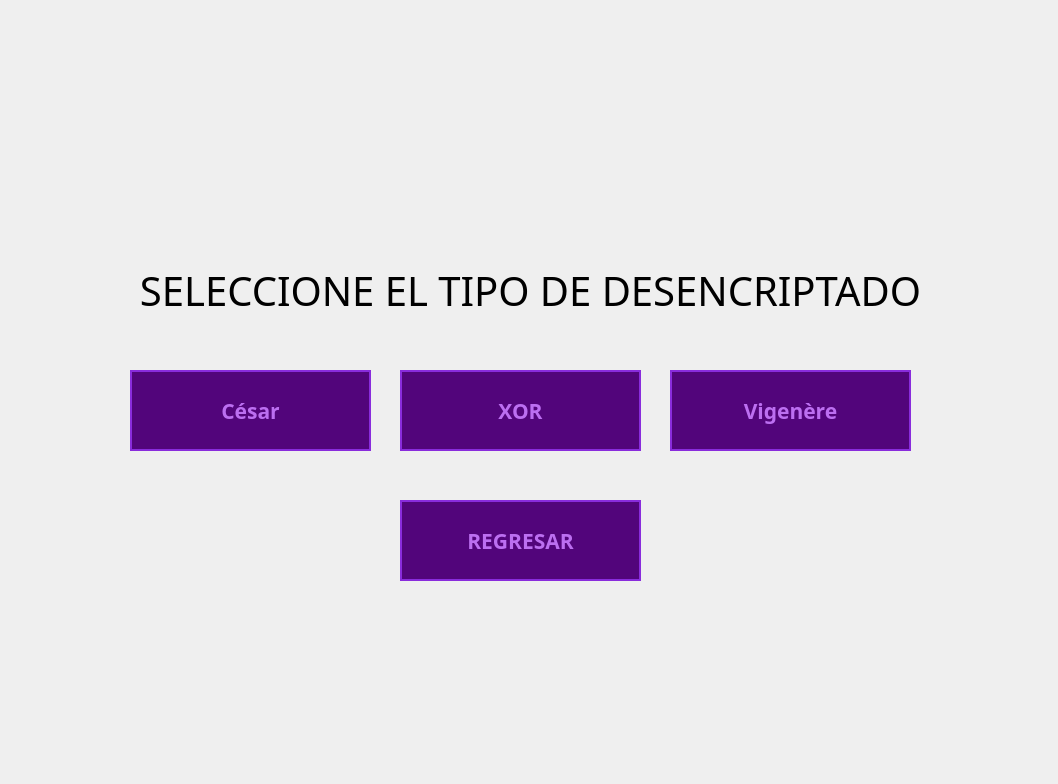
<?xml version="1.0" encoding="UTF-8"?>
<ui version="4.0">
 <class>frmChooseDesc</class>
 <widget class="QDialog" name="frmChooseDesc">
  <property name="geometry">
   <rect>
    <x>0</x>
    <y>0</y>
    <width>1058</width>
    <height>784</height>
   </rect>
  </property>
  <property name="windowTitle">
   <string>Dialog</string>
  </property>
  <property name="styleSheet">
   <string notr="true">
QPushButton {
    background-color: #52057B;
    color: #BC6FF1;            
    border: 2px solid #892CDC; 
    padding: 10px 20px;
    font-family: VCR OSD Mono;
    font-weight: bold;
}

QPushButton:hover {
    background-color: #892CDC; 
    color: #000000;            
    border: 2px solid #BC6FF1; 
}


QPushButton:pressed {
    background-color: #BC6FF1; 
    color: #000000;
    border: 2px solid #000000;
    padding-left: 12px;        
    padding-top: 12px;
}




QWidget#centralwidget, QWidget#Form {
    background-color: #000000; 
}
</string>
  </property>
  <widget class="QLabel" name="label">
   <property name="geometry">
    <rect>
     <x>0</x>
     <y>260</y>
     <width>1061</width>
     <height>61</height>
    </rect>
   </property>
   <property name="font">
    <font>
     <family>VCR OSD Mono</family>
     <pointsize>30</pointsize>
     <bold>false</bold>
    </font>
   </property>
   <property name="text">
    <string>SELECCIONE EL TIPO DE DESENCRIPTADO</string>
   </property>
   <property name="alignment">
    <set>Qt::AlignmentFlag::AlignCenter</set>
   </property>
  </widget>
  <widget class="QPushButton" name="logoffBtt">
   <property name="geometry">
    <rect>
     <x>400</x>
     <y>500</y>
     <width>241</width>
     <height>81</height>
    </rect>
   </property>
   <property name="font">
    <font>
     <family>VCR OSD Mono</family>
     <pointsize>16</pointsize>
     <bold>true</bold>
    </font>
   </property>
   <property name="text">
    <string>REGRESAR</string>
   </property>
  </widget>
  <widget class="QPushButton" name="xorbtt">
   <property name="geometry">
    <rect>
     <x>400</x>
     <y>370</y>
     <width>241</width>
     <height>81</height>
    </rect>
   </property>
   <property name="font">
    <font>
     <family>VCR OSD Mono</family>
     <pointsize>16</pointsize>
     <bold>true</bold>
    </font>
   </property>
   <property name="text">
    <string>XOR</string>
   </property>
  </widget>
  <widget class="QPushButton" name="vigenerebtt">
   <property name="geometry">
    <rect>
     <x>670</x>
     <y>370</y>
     <width>241</width>
     <height>81</height>
    </rect>
   </property>
   <property name="font">
    <font>
     <family>VCR OSD Mono</family>
     <pointsize>16</pointsize>
     <bold>true</bold>
    </font>
   </property>
   <property name="text">
    <string>Vigenère</string>
   </property>
  </widget>
  <widget class="QPushButton" name="cesarBtt">
   <property name="geometry">
    <rect>
     <x>130</x>
     <y>370</y>
     <width>241</width>
     <height>81</height>
    </rect>
   </property>
   <property name="font">
    <font>
     <family>VCR OSD Mono</family>
     <pointsize>16</pointsize>
     <bold>true</bold>
    </font>
   </property>
   <property name="text">
    <string>César</string>
   </property>
  </widget>
 </widget>
 <resources/>
 <connections/>
</ui>
